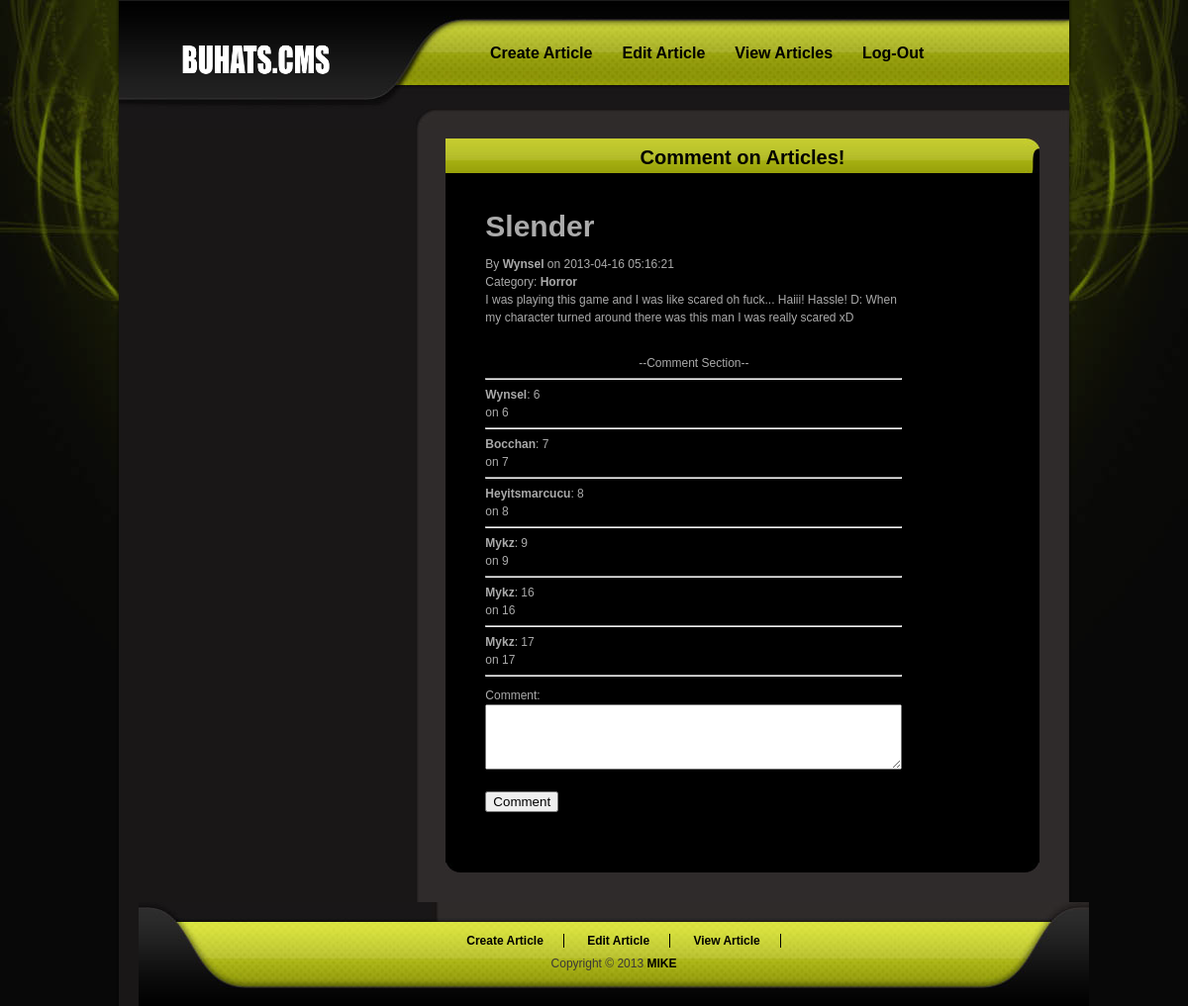
/WEBDEVFINAL/comment.php?id=19, run on the app's committed database.
### tables this page shows
CREATE TABLE IF NOT EXISTS `tblarticle` (
  `articleid` int(11) NOT NULL AUTO_INCREMENT,
  `title` varchar(20) NOT NULL,
  `uid` int(11) NOT NULL,
  `category` varchar(20) NOT NULL,
  `article` varchar(300) NOT NULL,
  `datetime` timestamp NOT NULL DEFAULT CURRENT_TIMESTAMP ON UPDATE CURRENT_TIMESTAMP,
  PRIMARY KEY (`articleid`)
);

CREATE TABLE IF NOT EXISTS `users` (
  `uid` int(11) NOT NULL AUTO_INCREMENT,
  `username` varchar(30) DEFAULT NULL,
  `password` varchar(50) DEFAULT NULL,
  `name` varchar(100) DEFAULT NULL,
  `email` varchar(70) DEFAULT NULL,
  PRIMARY KEY (`uid`),
  UNIQUE KEY `username` (`username`),
  UNIQUE KEY `email` (`email`)
);

CREATE TABLE IF NOT EXISTS `tblcomments` (
  `commentid` int(11) NOT NULL AUTO_INCREMENT,
  `uid` int(11) NOT NULL,
  `datetime` timestamp NOT NULL DEFAULT CURRENT_TIMESTAMP ON UPDATE CURRENT_TIMESTAMP,
  `comment` varchar(200) NOT NULL,
  `articleid` int(11) NOT NULL,
  PRIMARY KEY (`commentid`)
);

### WEBDEVFINAL/inc/functions.php (the view, shortened to what this page needs)
<?php
class User
{
	public function view_commentz($articleid)
	{
		$result = mysql_query("SELECT * FROM tblcomments INNER JOIN tblarticle ON tblcomments.articleid = tblarticle.articleid INNER JOIN users ON tblcomments.uid = users.uid WHERE tblarticle.articleid = '$articleid' ORDER BY tblcomments.datetime ASC") or die(mysql_error());
		$num = mysql_numrows($result);
		$i=0;
		echo "<center>--Comment Section--</center>";
		echo "<hr>";
		while ($i < $num)
		{
			$username = mysql_result($result,$i,"username");
			$datetime = mysql_result($result,$i,"tblcomments.datetime");
			$comment = mysql_result($result,$i,"tblcomments.comment");
			echo "<strong>$username</strong>: $comment<br>
			on $datetime<br> <hr>";
			$i++;
		}
	}
	public function view_article2($articleid)
	{
		$result = mysql_query("SELECT * FROM tblarticle LEFT JOIN users ON tblarticle.uid = users.uid WHERE tblarticle.articleid = '$articleid' ORDER BY datetime DESC") or die(mysql_error());
		$row = mysql_fetch_array($result);
		$title = $row['title'];
		$username = $row['username'];
		$category = $row['category'];
		$datetime = $row['datetime'];
		$article = $row['article'];
		echo "	<h1>$title</h1><br>";
		echo "	By <strong>$username</strong> on $datetime<br>";
		echo "	Category: <strong>$category</strong><br>";
		echo "	<p>$article</p>";
		echo "	<br>";
	}
}
?>

### WEBDEVFINAL/main.css (style rules this page uses)
body { margin: 0; padding: 0; line-height: 1.5em; font-family: Arial, Helvetica, sans-serif; font-size: 12px; color: #AAAAAA; background: #080808; }
p { margin: 0px; padding: 0px; }
h1 { margin: 0px; padding: 2px 0; font-size: 30px; font-weight: bold; }
.main_column_section_content p { margin-bottom: 10px; }

### data on the page
tblarticle: title "Slender", uid.username "Wynsel", datetime "2013-04-16 05:16:21", category "Horror", article "I was playing this game and I was like scared oh fuck... Haiii! Hassle! D: When my character turned around there was this man I was really scared xD"
tblcomments: uid.username "Wynsel", commentid "6"
tblcomments: uid.username "Bocchan", commentid "7"
tblcomments: uid.username "Heyitsmarcucu", commentid "8"
tblcomments: uid.username "Mykz", commentid "9"
tblcomments: uid.username "Mykz", commentid "16"
tblcomments: uid.username "Mykz", commentid "17"
